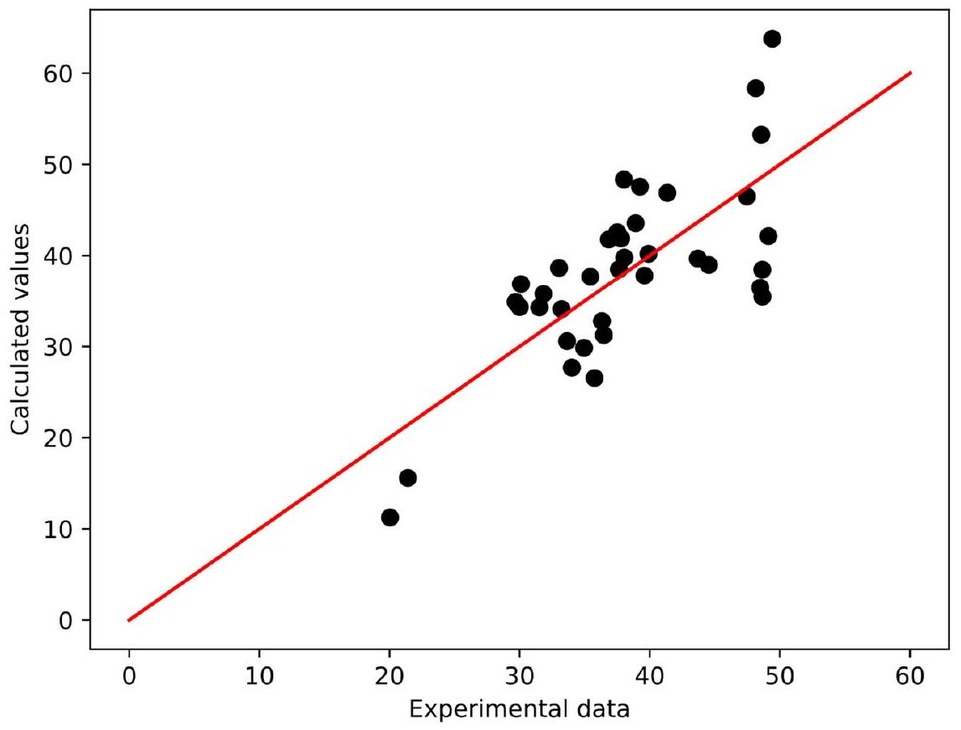
#> input picture analyses/rezaee_2026_pcsaft_epcsaft/results/reaction_equilibrium/figure_digitization/source_images/fig7_source.jpg, 961 x 730 px, shrunk from 1147 x 871 before the run
$ python digitize_rezaee_2026_paper_figures.py
#> lines starting #> are read from the running program, lines starting #| are printed output that depends on the picture; after the words box and inside, x2 and y2 are one past the last pixel; in counts of white or black regions, pixels touching at a corner belong together
from __future__ import annotations

import csv
import json
import urllib.request
from pathlib import Path
from typing import Any

import numpy as np
from PIL import Image, ImageDraw
from scipy import ndimage as ndi

ANALYSIS_DIR = Path(__file__).resolve().parents[1]
PROCESSED_DIR = ANALYSIS_DIR / "data" / "processed"
RESULTS_DIR = ANALYSIS_DIR / "results" / "reaction_equilibrium"
DIGITIZATION_DIR = RESULTS_DIR / "figure_digitization"
SOURCE_DIR = DIGITIZATION_DIR / "source_images"
OVERLAY_DIR = DIGITIZATION_DIR / "overlays"

DIGITIZED_CSV = PROCESSED_DIR / "rezaee_2026_paper_figure_digitized_points.csv"
SUMMARY_JSON = RESULTS_DIR / "rezaee_2026_paper_figure_digitization_summary.json"
REPORT_MD = RESULTS_DIR / "rezaee_2026_paper_figure_digitization.md"

FIGURE_SPECS: list[dict[str, Any]] = [
    {
        "figure_id": "fig7",
        "paper_label": "Fig. 7",
        "axis_max": 60.0,
        "caption": "Deviation of calculated extraction percentage from experimental data [17].",
        "source_name": "fig7_source.jpg",
        "source_url": (
            "https://cdn.mathpix.com/cropped/93f7cf5c-3cc6-42a8-8ff1-401396fd69cc-09.jpg"
            "?height=871&width=1147&top_left_y=185&top_left_x=460"
        ),
    },
    {
        "figure_id": "fig8",
        "paper_label": "Fig. 8",
        "axis_max": 6.0,
        "caption": "Deviation of calculated selectivity from experimental data [17].",
        "source_name": "fig8_source.jpg",
        "source_url": (
            "https://cdn.mathpix.com/cropped/93f7cf5c-3cc6-42a8-8ff1-401396fd69cc-09.jpg"
            "?height=882&width=1140&top_left_y=1177&top_left_x=465"
        ),
    },
    {
        "figure_id": "fig10",
        "paper_label": "Fig. 10",
        "axis_max": 60.0,
        "caption": "Deviation of calculated lithium extraction percentage from experimental data [17] using $k_{ij}$.",
        "source_name": "fig10_source.jpg",
        "source_url": (
            "https://cdn.mathpix.com/cropped/93f7cf5c-3cc6-42a8-8ff1-401396fd69cc-11.jpg"
            "?height=864&width=1133&top_left_y=189&top_left_x=467"
        ),
    },
    {
        "figure_id": "fig11",
        "paper_label": "Fig. 11",
        "axis_max": 6.0,
        "caption": "Deviation of calculated selectivity from experimental data [17] using $k_{ij}$.",
        "source_name": "fig11_source.jpg",
        "source_url": (
            "https://cdn.mathpix.com/cropped/93f7cf5c-3cc6-42a8-8ff1-401396fd69cc-11.jpg"
            "?height=882&width=1140&top_left_y=1179&top_left_x=465"
        ),
    },
]


def _jsonable(value: Any) -> Any:
    if isinstance(value, np.ndarray):
        return value.tolist()
    if isinstance(value, np.generic):
        return value.item()
    if isinstance(value, dict):
        return {str(k): _jsonable(v) for k, v in value.items()}
    if isinstance(value, list):
        return [_jsonable(v) for v in value]
    return value


def _download_if_missing(spec: dict[str, Any]) -> Path:
    SOURCE_DIR.mkdir(parents=True, exist_ok=True)
    out = SOURCE_DIR / str(spec["source_name"])
    if out.exists():
        return out
    urllib.request.urlretrieve(str(spec["source_url"]), out)
    return out


def _red_mask(image: np.ndarray) -> np.ndarray:
    return (image[:, :, 0] > 180) & (image[:, :, 1] < 120) & (image[:, :, 2] < 120)


def _black_mask(image: np.ndarray) -> np.ndarray:
    return (image[:, :, 0] < 80) & (image[:, :, 1] < 80) & (image[:, :, 2] < 80)


def _line_calibration(image: np.ndarray) -> dict[str, float]:
    red = _red_mask(image)
    ys, xs = np.where(red)
    if len(xs) == 0:
        raise ValueError("No red 1:1 line pixels found in source image")
    slope, intercept = np.polyfit(xs.astype(float), ys.astype(float), deg=1)
    x_min = float(xs.min())
    x_max = float(xs.max())
    return {
        "x_min": x_min,
        "x_max": x_max,
        "y_at_x_min": float(slope * x_min + intercept),
        "y_at_x_max": float(slope * x_max + intercept),
        "slope": float(slope),
        "intercept": float(intercept),
    }


def _component_points(region: np.ndarray) -> list[tuple[float, float]]:
    area = int(region.sum())
    if area < 120:
        return []
    ys, xs = np.where(region)
    height = int(ys.max() - ys.min() + 1)
    width = int(xs.max() - xs.min() + 1)
    if area <= 500 and 14 <= width <= 28 and 14 <= height <= 28:
        cy, cx = ndi.center_of_mass(region)
        return [(float(cx), float(cy))]

    dist = ndi.distance_transform_edt(region)
    peaks = (dist == ndi.maximum_filter(dist, size=15)) & (dist > 7.5)
    peak_labels, peak_count = ndi.label(peaks)
    if peak_count == 0:
        cy, cx = ndi.center_of_mass(region)
        return [(float(cx), float(cy))]
    return [(float(cx), float(cy)) for cy, cx in ndi.center_of_mass(peaks, peak_labels, range(1, peak_count + 1))]


def _digitize_points(image: np.ndarray, calibration: dict[str, float]) -> list[tuple[float, float]]:
    x_min = int(round(calibration["x_min"]))
    x_max = int(round(calibration["x_max"]))
    y_top = int(round(calibration["y_at_x_max"]))
    y_bottom = int(round(calibration["y_at_x_min"]))

    left = max(x_min + 50, 0)
    right = min(x_max - 40, image.shape[1])
    top = max(y_top - 10, 0)
    bottom = min(y_bottom + 10, image.shape[0])

    roi = image[top:bottom, left:right]
    black = _black_mask(roi)
    labels, count = ndi.label(black)
    slices = ndi.find_objects(labels)

    points: list[tuple[float, float]] = []
    for label_id, slc in enumerate(slices, start=1):
        if slc is None:
            continue
        region = labels[slc] == label_id
        for cx, cy in _component_points(region):
            points.append((left + slc[1].start + cx, top + slc[0].start + cy))
    return sorted(points, key=lambda item: (item[0], item[1]))


def _pixel_to_data(px: float, py: float, calibration: dict[str, float], axis_max: float) -> tuple[float, float]:
    x_value = axis_max * (px - calibration["x_min"]) / max(calibration["x_max"] - calibration["x_min"], 1.0)
    y_value = axis_max * (calibration["y_at_x_min"] - py) / max(
        calibration["y_at_x_min"] - calibration["y_at_x_max"],
        1.0,
    )
    return float(x_value), float(y_value)


def _overlay_image(source: Path, points: list[tuple[float, float]], overlay: Path) -> None:
    image = Image.open(source).convert("RGB")
    draw = ImageDraw.Draw(image)
    for px, py in points:
        draw.ellipse((px - 5, py - 5, px + 5, py + 5), outline=(255, 255, 0), width=2)
    overlay.parent.mkdir(parents=True, exist_ok=True)
    image.save(overlay)


def _write_report(summary: dict[str, Any]) -> None:
    lines = [
        "# Rezaee 2026 Paper Figure Digitization",
        "",
        "## Scope",
        "",
        "This workflow digitizes the published Figure 7, 8, 10, and 11 scatter panels directly from the paper images.",
        "",
        "The direct source tables in this analysis folder remain useful for literature context, but they do not reconstruct the plotted panels cleanly under one consistent Section 3.2 basis. For figure replication, the digitized panel points are therefore treated as the figure-data source of truth.",
        "",
        "## Results",
        "",
    ]
    for entry in summary["figures"]:
        lines.extend(
            [
                f"- `{entry['paper_label']}` digitized `{entry['row_count']}` points with x-range `{entry['x_min']}` to `{entry['x_max']}` and y-range `{entry['y_min']}` to `{entry['y_max']}`.",
                f"  Source image: `{Path(entry['source_image']).relative_to(ANALYSIS_DIR)}`",
                f"  QA overlay: `{Path(entry['overlay']).relative_to(ANALYSIS_DIR)}`",
            ]
        )
    REPORT_MD.parent.mkdir(parents=True, exist_ok=True)
    REPORT_MD.write_text("\n".join(lines) + "\n", encoding="utf-8")


def main() -> int:
    rows: list[dict[str, Any]] = []
    figure_entries: list[dict[str, Any]] = []

    for spec in FIGURE_SPECS:
        source = _download_if_missing(spec)
        image = np.asarray(Image.open(source).convert("RGB"))
#> image is the input picture: shape (730, 961, 3); mean R, G, B 247.9, 246.9, 246.9
        calibration = _line_calibration(image)
#> in _red_mask, `return (image[:, :, 0] > 180) & (image[:, :, 1] < 120) & (image[:, :, ..`:
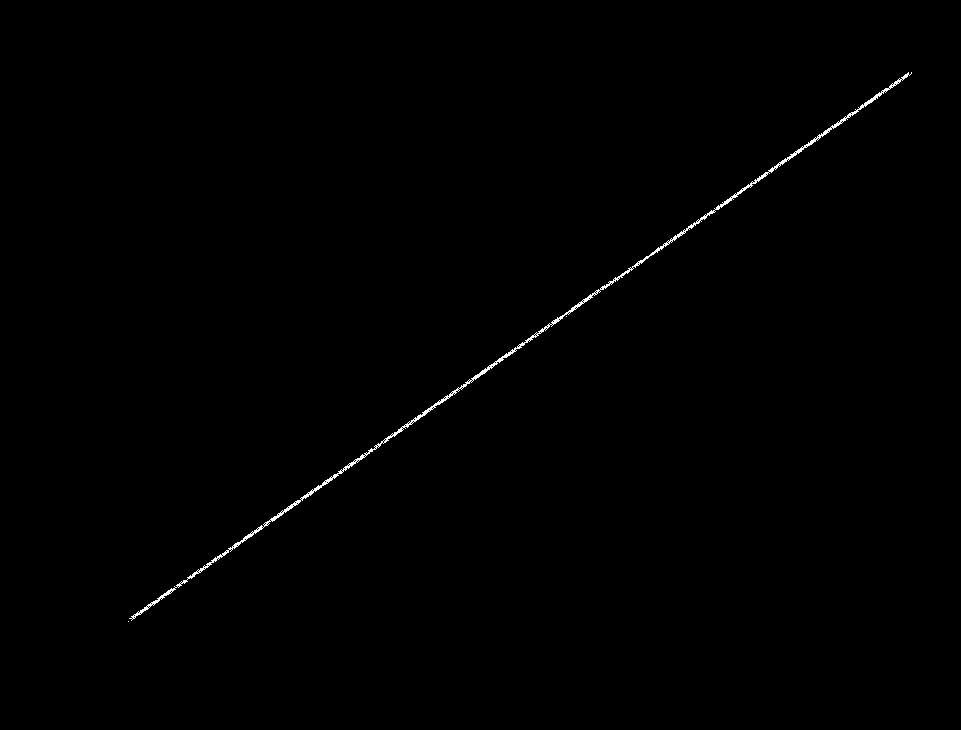
#> returned value: shape (730, 961) bool; 0.39% white in thin lines or dots, all inside (x1, y1, x2, y2) = (128, 72, 912, 622)
#> in _line_calibration, `ys, xs = np.where(red)`: ys = 2748 values from 72 to 621; xs = 2748 values, max 911 at index 1, min 128 at index 2747, mean 520.6
#> in _line_calibration, `slope, intercept = np.polyfit(xs.astype(float), ys.astype(float), deg=1)`: slope = -0.7; intercept = 709.7
#> in _line_calibration, `x_min = float(xs.min())`: x_min = 128
#> in _line_calibration, `x_max = float(xs.max())`: x_max = 911
#> calibration = {'x_min': 128, 'x_max': 911, 'y_at_x_min': 620.1, 'y_at_x_max': 71.78, 'slope': -0.7, 'intercept': 709.7}
        points = _digitize_points(image, calibration)
#> in _digitize_points, `x_min = int(round(calibration["x_min"]))`: x_min = 128
#> in _digitize_points, `x_max = int(round(calibration["x_max"]))`: x_max = 911
#> in _digitize_points, `y_top = int(round(calibration["y_at_x_max"]))`: y_top = 72
#> in _digitize_points, `y_bottom = int(round(calibration["y_at_x_min"]))`: y_bottom = 620
#> in _digitize_points, `left = max(x_min + 50, 0)`: left = 178
#> in _digitize_points, `right = min(x_max - 40, image.shape[1])`: right = 871
#> in _digitize_points, `top = max(y_top - 10, 0)`: top = 62
#> in _digitize_points, `bottom = min(y_bottom + 10, image.shape[0])`: bottom = 630
#> in _digitize_points, `roi = image[top:bottom, left:right]`:
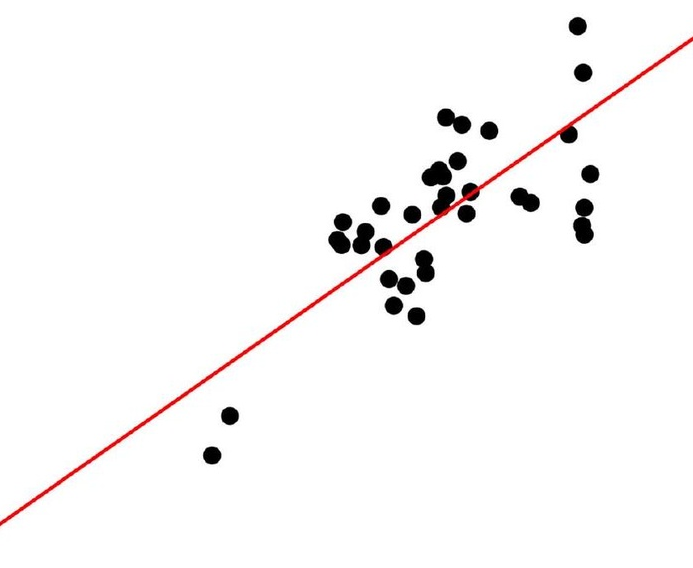
#> roi: shape (568, 693, 3); mean R, G, B 249, 247.5, 247.5
#> in _black_mask, `return (image[:, :, 0] < 80) & (image[:, :, 1] < 80) & (image[:, :, 2]..`:
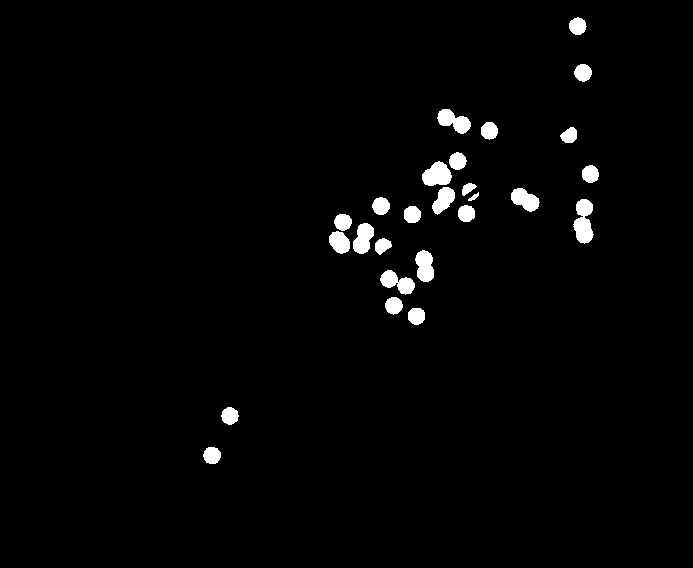
#> returned value: shape (568, 693) bool; 2% white; 26 white regions, largest, box (x1, y1, x2, y2) and area: (573, 199, 594, 244) 636, (422, 161, 452, 186) 533, (437, 109, 471, 134) 486
#> in _digitize_points, `labels, count = ndi.label(black)`:
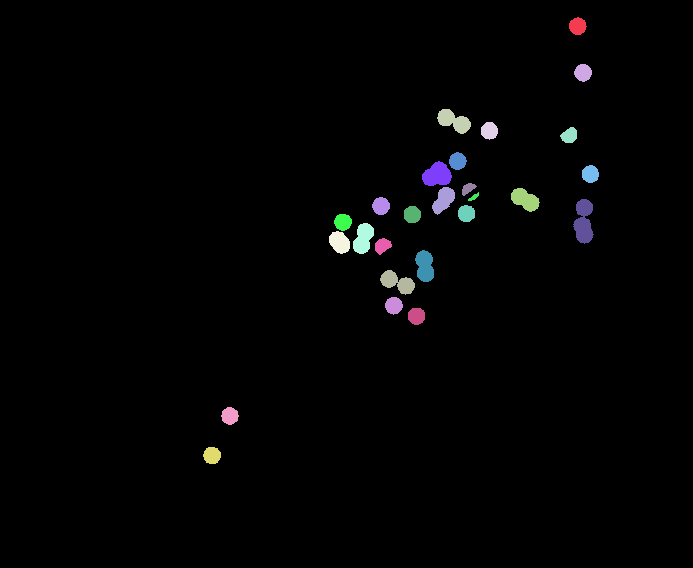
#> labels: shape (568, 693) int32; 27 distinct labels, from 0 to 26; one colour per label, 0 black
#> in _digitize_points, `labels, count = ndi.label(black)`: count = 26
#> in _digitize_points, `slices = ndi.find_objects(labels)`: slices = 26 items
#> the loop in _digitize_points, `for label_id, slc in enumerate(slices, start=1):` made 26 passes
#> pass 3, in _digitize_points, `region = labels[slc] == label_id`:
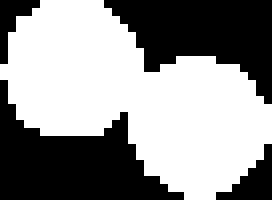
#> region: shape (25, 34) bool (shown 8 times larger); 57.2% white; 4 black regions (1 under 20 px), largest, box (x1, y1, x2, y2) and area: (0, 10, 23, 25) 171, (13, 0, 34, 13) 153, (27, 18, 34, 25) 23
#> pass 3, in _component_points (call 3), `dist = ndi.distance_transform_edt(region)`:
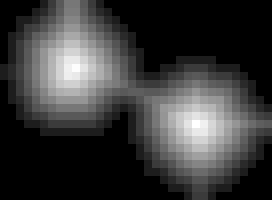
#> dist: shape (25, 34) float64 (shown 8 times larger); min 0, max 8.54, mean 1.93; drawn with min black and max white
#> after the loop in _digitize_points, `for label_id, slc in enumerate(slices, start=1):`: points = 31 pairs, first value 389.6 to 767.9, second value 87.73 to 517
        overlay = OVERLAY_DIR / f"{spec['figure_id']}_overlay.png"
        _overlay_image(source, points, overlay)
#> the loop in _overlay_image, `for px, py in points:` made 31 passes
#> (px, py) on passes 1 to 8: (389.6, 517), (407.4, 477.5), (517.1, 303.9), (520.5, 283.7), (539, 307), (543, 293.5), (558.6, 267.6), (560.1, 307.3)
#> in _overlay_image, `image.save(overlay)`:
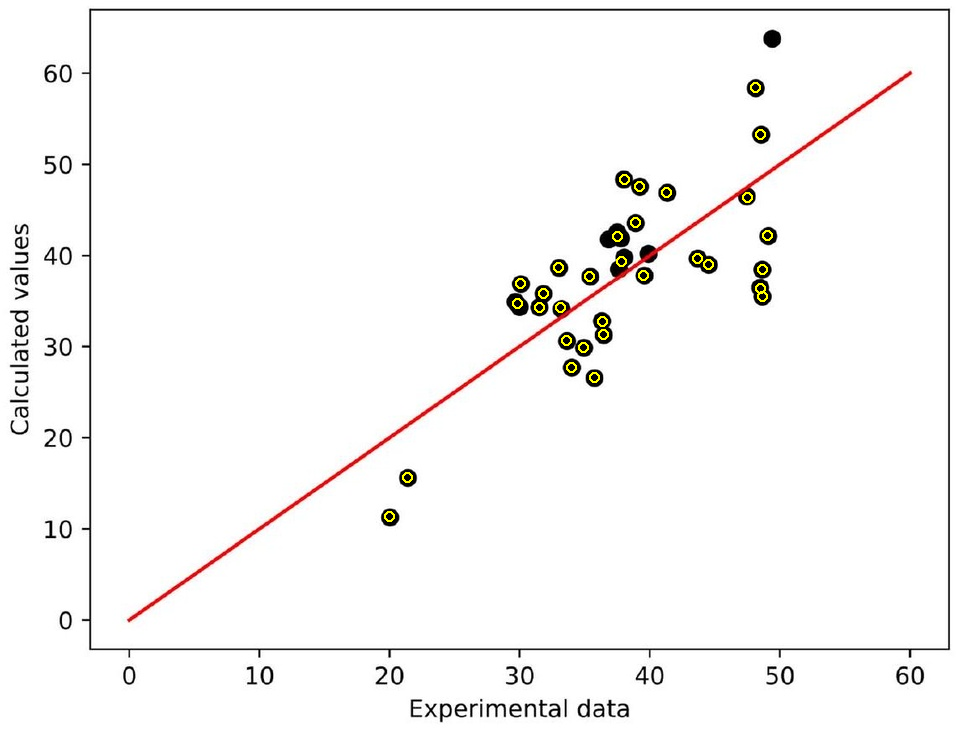
#> saved as fig7_overlay.png: PIL image 961x730 RGB; mean R, G, B 248.5, 247.6, 246.9

        figure_rows = []
        for px, py in points:
            x_value, y_value = _pixel_to_data(px, py, calibration, float(spec["axis_max"]))
            record = {
                "figure_id": str(spec["figure_id"]),
                "paper_label": str(spec["paper_label"]),
                "caption": str(spec["caption"]),
                "axis_max": float(spec["axis_max"]),
                "x": x_value,
                "y": y_value,
                "pixel_x": float(px),
                "pixel_y": float(py),
                "source_image": str(source),
                "overlay": str(overlay),
            }
            rows.append(record)
            figure_rows.append(record)
#> this loop made 31 passes
#> (px, py, x_value, y_value) on passes 1 to 8: (389.6, 517, 20.05, 11.28), (407.4, 477.5, 21.41, 15.61), (517.1, 303.9, 29.82, 34.6), (520.5, 283.7, 30.08, 36.81), (539, 307, 31.49, 34.26), (543, 293.5, 31.8, 35.74), (558.6, 267.6, 32.99, 38.58), (560.1, 307.3, 33.11, 34.22)
#> after the loop, figure_rows = 31 items; rows = 31 items

        frame = np.asarray([(item["x"], item["y"]) for item in figure_rows], dtype=float)
#> frame = 31 pairs, first value 20.05 to 49.04, second value 11.28 to 58.25
        figure_entries.append(
            {
                "figure_id": str(spec["figure_id"]),
                "paper_label": str(spec["paper_label"]),
                "row_count": int(len(figure_rows)),
                "source_image": str(source),
                "overlay": str(overlay),
                "axis_max": float(spec["axis_max"]),
                "x_min": float(frame[:, 0].min()) if len(frame) else None,
                "x_max": float(frame[:, 0].max()) if len(frame) else None,
                "y_min": float(frame[:, 1].min()) if len(frame) else None,
                "y_max": float(frame[:, 1].max()) if len(frame) else None,
                "line_calibration": calibration,
            }
        )

    DIGITIZED_CSV.parent.mkdir(parents=True, exist_ok=True)
    with DIGITIZED_CSV.open("w", newline="", encoding="utf-8") as handle:
        writer = csv.DictWriter(
            handle,
            fieldnames=[
                "figure_id",
                "paper_label",
                "caption",
                "axis_max",
                "x",
                "y",
                "pixel_x",
                "pixel_y",
                "source_image",
                "overlay",
            ],
        )
        writer.writeheader()
        writer.writerows(rows)

    summary = {
        "status": "paper_figure_digitization_complete",
        "figure_count": len(figure_entries),
        "digitized_points_csv": str(DIGITIZED_CSV.relative_to(ANALYSIS_DIR)),
        "figures": figure_entries,
    }
    SUMMARY_JSON.parent.mkdir(parents=True, exist_ok=True)
    SUMMARY_JSON.write_text(json.dumps(_jsonable(summary), indent=2) + "\n", encoding="utf-8")
    _write_report(summary)
    print(json.dumps(_jsonable(summary), indent=2))
    return 0


if __name__ == "__main__":
    raise SystemExit(main())
#> (the program exits here)
